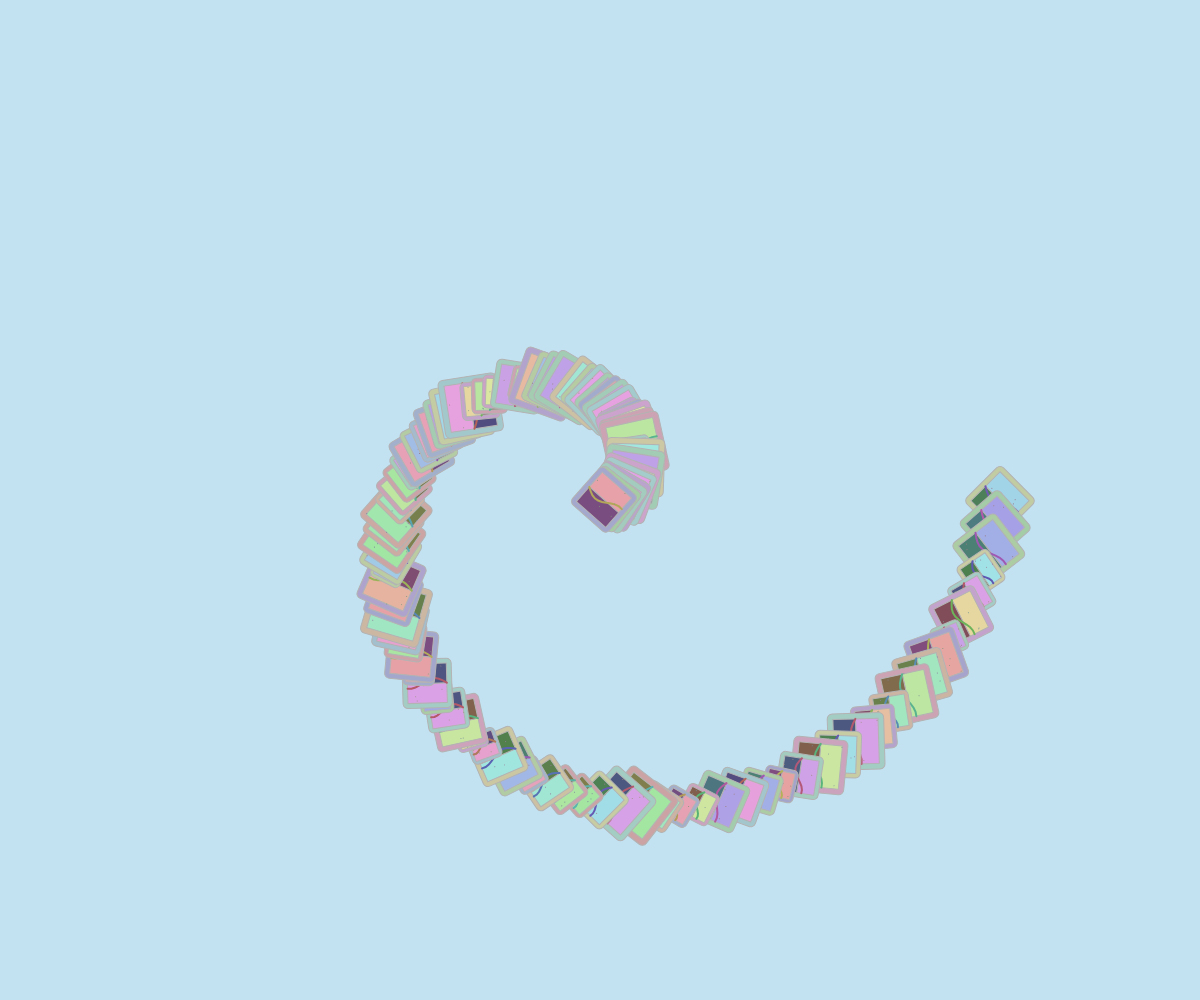
Frame 1 (no input)
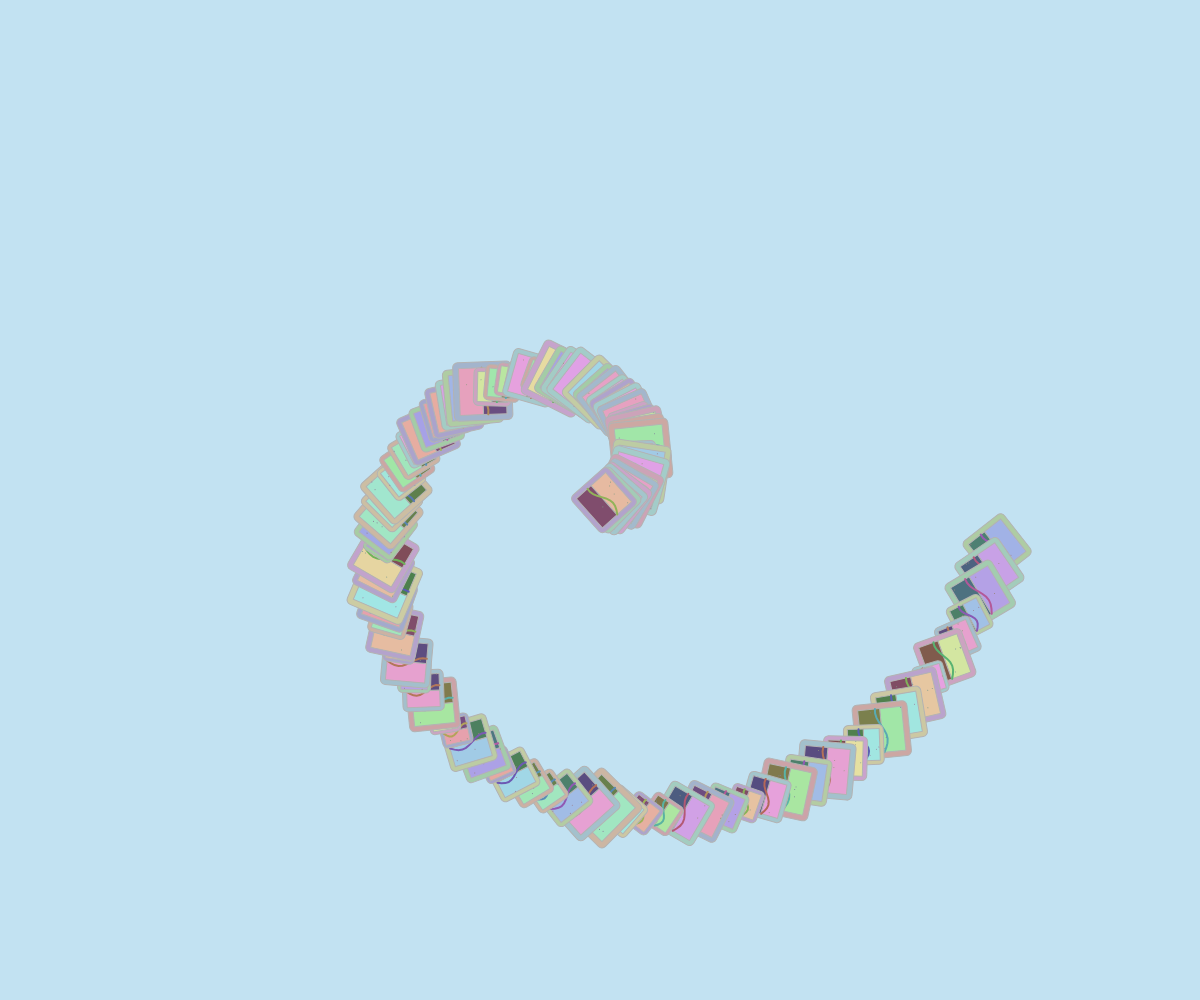
Frame 60 (no input)
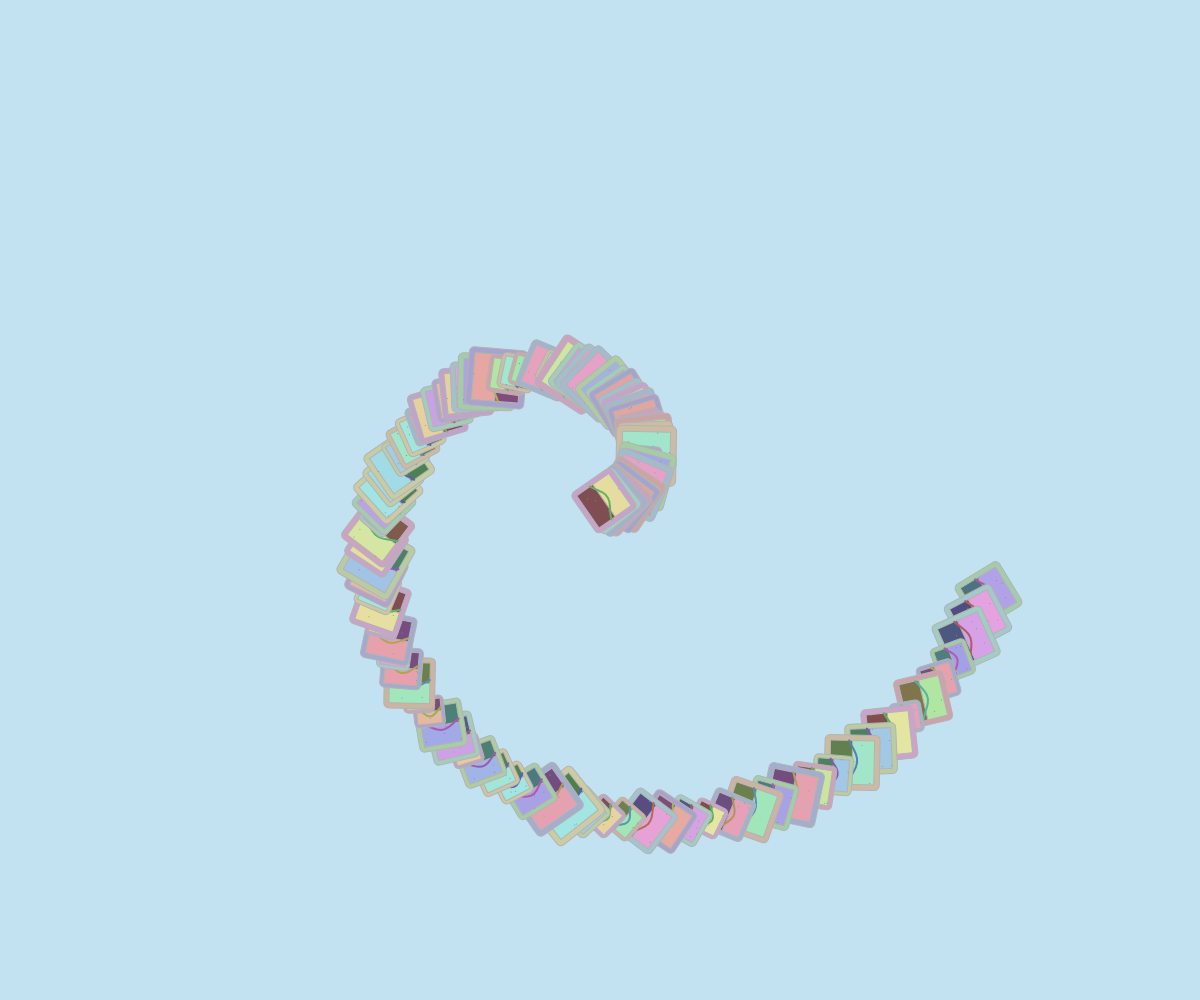
Frame 120 (the mouse pressed at the canvas centre since frame 60)

The p5.js sketch that drew these frames (run headless with seeded random() and noise() and a simulated clock; from frame 60 on, the mouse is pressed at the canvas centre):

// p5.js sketch
// ── sketch.js
let tiles = [];
let centerX, centerY;
let spiralRadius;
let tileCount = 100;
let angleOffset = 0;

function setup() {
  createCanvas(windowWidth, windowHeight);
  colorMode(HSB, 360, 100, 100, 1);
  centerX = width / 2;
  centerY = height / 2;
  spiralRadius = min(width, height) * 0.4;

  // Create ceramic tiles in a spiral pattern
  for (let i = 0; i < tileCount; i++) {
    let angle = (TWO_PI / tileCount) * i + angleOffset;
    let radius = spiralRadius * (1 - i / tileCount);
    let x = centerX + cos(angle) * radius;
    let y = centerY + sin(angle) * radius;
    
    tiles.push({
      x: x,
      y: y,
      angle: angle,
      radius: radius,
      size: random(30, 60),
      hueOffset: random(360)
    });
  }
}

function draw() {
  background(200, 20, 95); // Sky blue background
  
  // Update spiral animation
  angleOffset += 0.005;
  
  // Draw tiles in spiral pattern
  for (let i = 0; i < tiles.length; i++) {
    let tile = tiles[i];
    
    // Update tile position based on spiral motion
    tile.angle += 0.002;
    tile.radius = spiralRadius * (1 - i / tileCount);
    tile.x = centerX + cos(tile.angle) * tile.radius;
    tile.y = centerY + sin(tile.angle) * tile.radius;
    
    // Draw ceramic tile with landscape pattern
    push();
    translate(tile.x, tile.y);
    rotate(tile.angle + PI/4);
    
    // Tile base color (ceramic)
    let baseHue = (tile.hueOffset + frameCount * 0.5) % 360;
    fill(baseHue, 20, 80);
    stroke(0, 0, 70);
    strokeWeight(1);
    
    // Draw tile shape
    rectMode(CENTER);
    rect(0, 0, tile.size, tile.size, 5); // Rounded corners
    
    // Draw landscape pattern on tile
    drawLandscapePattern(tile.size, baseHue);
    
    pop();
  }
}

function drawLandscapePattern(size, baseHue) {
  // Draw a seamless optical flow of landscape
  let patternSize = size * 0.8;
  
  // Sky portion (top)
  fill((baseHue + 120) % 360, 30, 90);
  rect(0, -patternSize/4, patternSize, patternSize/2);
  
  // Ground portion (bottom)
  fill((baseHue + 60) % 360, 40, 50);
  rect(0, patternSize/4, patternSize, patternSize/2);
  
  // Horizon line with optical flow
  stroke((baseHue + 180) % 360, 50, 70);
  strokeWeight(2);
  noFill();
  beginShape();
  for (let i = 0; i <= 10; i++) {
    let x = map(i, 0, 10, -patternSize/2, patternSize/2);
    let y = sin(frameCount * 0.02 + i * 0.5) * 5;
    vertex(x, y);
  }
  endShape();
  
  // Add some texture to the tile
  stroke((baseHue + 240) % 360, 20, 60);
  strokeWeight(1);
  for (let i = 0; i < 5; i++) {
    let x = random(-patternSize/2, patternSize/2);
    let y = random(-patternSize/2, patternSize/2);
    point(x, y);
  }
}

function windowResized() {
  resizeCanvas(windowWidth, windowHeight);
  centerX = width / 2;
  centerY = height / 2;
}
